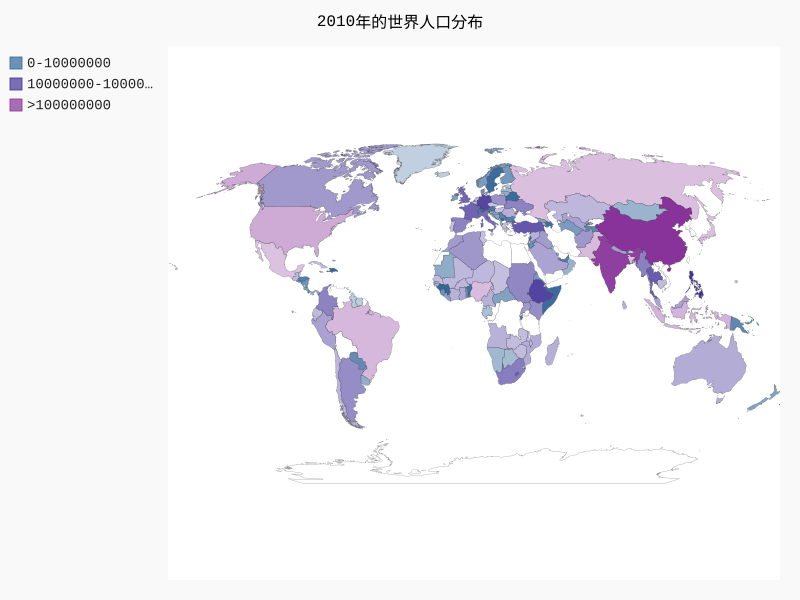

Write Python code to recreate this figure.
import json
from country_codes import get_country_code
import pygal
from pygal.style import RotateStyle

# 将数据加载到一个列表中
filename = 'population_data.json'
with open(filename) as f:
    pop_data = json.load(f)

# 创建一个包含人口数量的字典
cc_populations = {}
for pop_dict in pop_data:
    if pop_dict['Year'] == '2010':
        country_name = pop_dict['Country Name']
        population = int(float(pop_dict['Value']))
        code = get_country_code(country_name)

        if code:
            cc_populations[code] = population

# 根据人口数量将所有的国家分成三组
cc_pops_1, cc_pops_2, cc_pops_3 = {}, {}, {}
for cc, pop in cc_populations.items():
    if pop < 10000000:
        cc_pops_1[cc] = pop
    elif pop < 100000000:
        cc_pops_2[cc] = pop
    else:
        cc_pops_3[cc] = pop
# 看每一分组有多少国家
print(len(cc_pops_1), len(cc_pops_2), len(cc_pops_3))


wm_style = RotateStyle('#336699')
wm = pygal.maps.world.World(style=wm_style)
wm.title = '2010年的世界人口分布'
wm.add('0-10000000', cc_pops_1)
wm.add('10000000-100000000', cc_pops_2)
wm.add('>100000000', cc_pops_3)

wm.render_to_file('world_population.svg')
